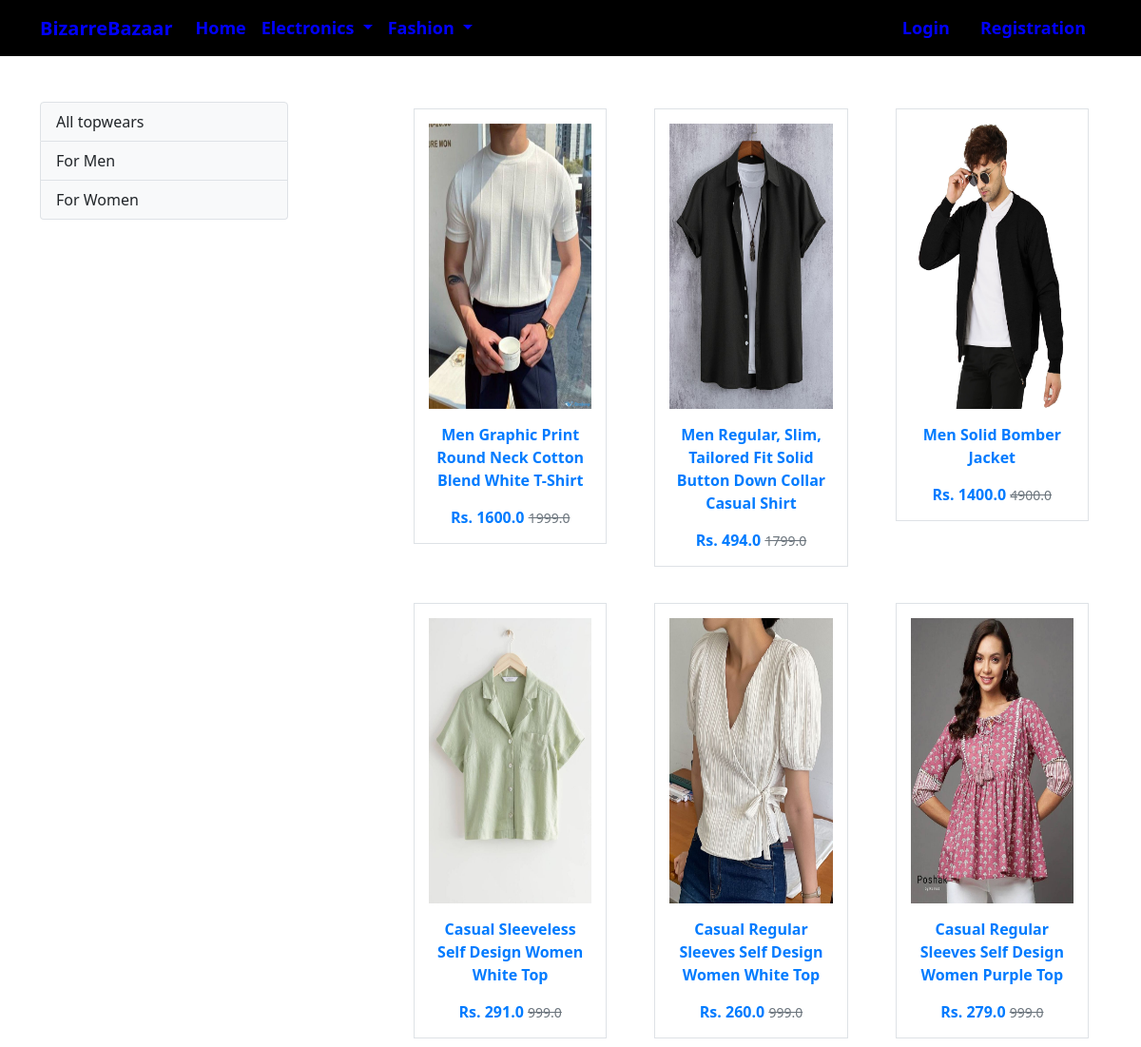
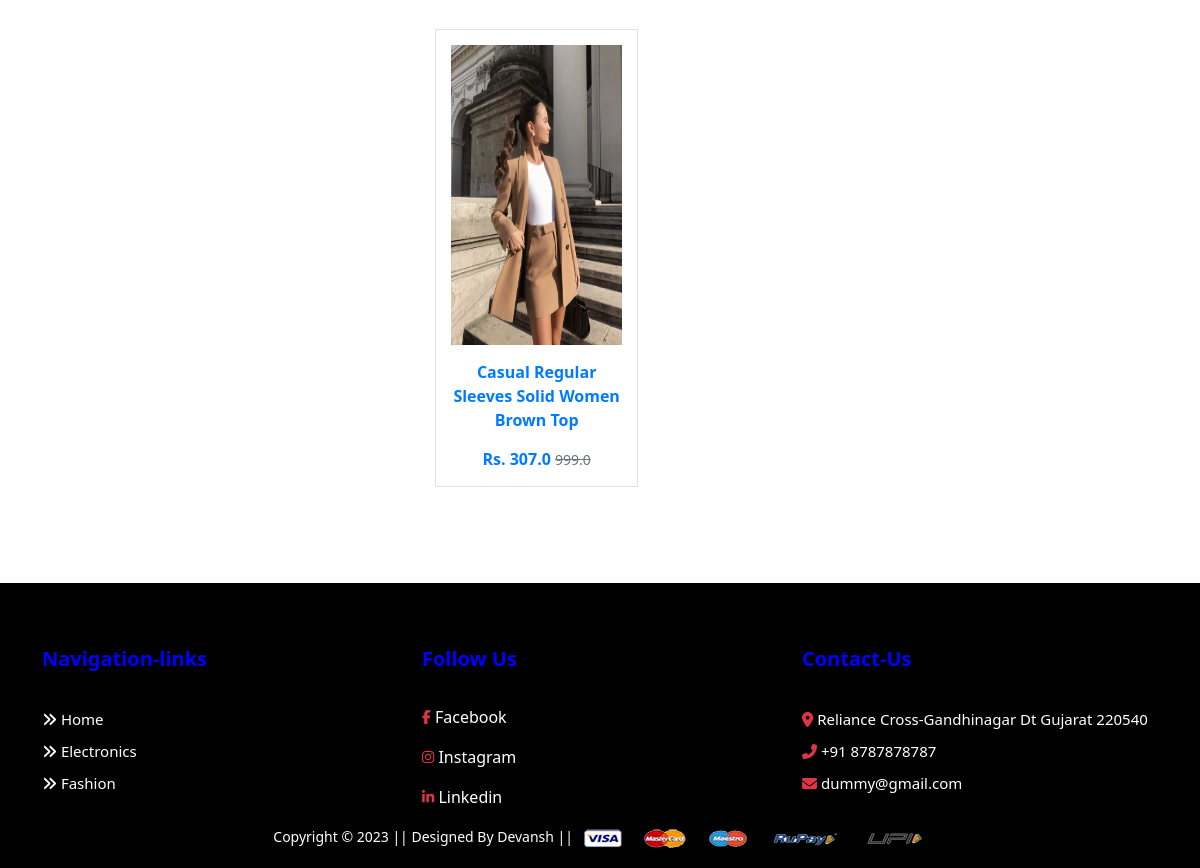
Screenshot of /topwear/ with the database file from the repository (2 pictures, top to bottom).
### app/models.py (models this page shows, shortened)
class Product(models.Model):
    title = models.CharField(max_length=100)
    selling_price = models.FloatField()
    discounted_price = models.FloatField()
    description = models.TextField()
    brand = models.CharField(max_length=100)
    category = models.CharField(choices=CATEGORY_CHOICE, max_length=2)
    product_image = models.ImageField(upload_to="")
    gender = models.CharField(choices=GENDER_CHOICES, max_length=1, blank=True, null=True)

### app/views.py (the view)
# urls.py: path('topwear/', views.topwear, name='topwear'),
def topwear(request,data=None):
    if data == None:
        topwears = Product.objects.filter(category='TW')
    elif data == 'men':
        topwears = Product.objects.filter(category='TW').filter(gender='M')
    elif data == 'women':
        topwears = Product.objects.filter(category='TW').filter(gender='F')
    return render(request, 'app/topwear.html',{'topwears':topwears})

### app/context_processors.py (called while the page is built)
def cart_count(request):
    if request.user.is_authenticated:
        cart_items = Cart.objects.filter(user=request.user)
        cart_count = cart_items.count()
    else:
        cart_count = 0
    return {'cart_count': cart_count}

### app/templates/app/topwear.html (shortened to what this page needs)
{% extends 'app/base.html' %}
{% load static %}
{% block main-content %}
<div class="container my-5">
    <div class="row">
        <div class="col-sm-3">
            <div class="list-group">
                <a href="{% url 'topwear'%}" class="list-group-item list-group-item-action" aria-current="true">All topwears</a>
                <a href="{% url 'topweardata' 'men' %}" class="list-group-item list-group-item-action" aria-current="true">For Men</a>
                <a href="{% url 'topweardata' 'women' %}" class="list-group-item list-group-item-action" aria-current="true">For Women</a>
            </div>
        </div>
        <div class="col-sm-8 offset-sm-1">
            <div class="row">
                {%for product in topwears%}
                <div class="col-sm-4 text-center mb-4">
                    <a href = "{% url 'product-detail' product.id %}" class="btn">
                    <div class="item">
                        <img src="{{product.product_image.url}}" alt="" height="300">
                        <div class="fw-bold">{{product.title}}</div>
                        <div class="fw-bold">Rs. {{product.discounted_price}}
                            <small class="fw-light text-decoration-line-through">{{product.selling_price}}</small>
                        </div>
                    </div>
                    </a>
                </div>
                {%endfor%}
            </div>
        </div>
    </div>
</div>
{% endblock main-content %}

### app/templates/app/base.html (shortened to what this page needs)
<!doctype html>
{% load static %}
<html lang="en">
  <head>
    <link href="https://cdn.jsdelivr.net/npm/bootstrap@5.0.0-beta1/dist/css/bootstrap.min.css" rel="stylesheet">
    <link rel="stylesheet" href="{% static 'app/css/owl.carousel.min.css' %}">
    <link rel="stylesheet" href="{% static 'app/css/all.min.css' %}">
    <link rel="stylesheet" href="{% static 'app/css/style.css' %}">
  </head>
  <body>
    <nav class="navbar navbar-expand-lg navbar-dark" style="background:black;">
     <div class="container" style="font-size:18px;">
       <a class="navbar-brand" style="color:blue; font-weight:600;" onmouseover="this.style.color='white'"
   onmouseout="this.style.color='blue'" href="/">BizarreBazaar</a>
       <div class="collapse navbar-collapse" id="navbarSupportedContent">
         <ul class="navbar-nav me-auto mb-2 mb-lg-0">
           <li class="nav-item">
             <a class="nav-link active" style="color:blue; font-weight:600;" onmouseover="this.style.color='white'"
   onmouseout="this.style.color='blue'" aria-current="page" href="/">Home</a>
           </li>
           <li class="nav-item dropdown">
             <a class="nav-link dropdown-toggle" style="color:blue;font-weight:600;"onmouseover="this.style.color='white'"
   onmouseout="this.style.color='blue'" href="#" id="electronicsDropdown" role="button" data-bs-toggle="dropdown" aria-expanded="false">
               Electronics
             </a>
           </li>
           <li class="nav-item dropdown">
             <a class="nav-link dropdown-toggle" style="color:blue;font-weight:600;" onmouseover="this.style.color='white'"
   onmouseout="this.style.color='blue'" href="#" id="fashionDropdown" role="button" data-bs-toggle="dropdown" aria-expanded="false">
               Fashion
             </a>
           </li>
         </ul>
         <div>
          <ul class="navbar-nav  me-auto mb-2 mb-lg-0">
            {%if request.user.is_authenticated %}
           <li class="nav-item dropdown mx-2">
              <a class="nav-link dropdown-toggle" style="color:blue;font-weight:600;text-transform: capitalize;" onmouseover="this.style.color='white'"
   onmouseout="this.style.color='blue'" href="#" id="profileDropdown" role="button" data-bs-toggle="dropdown" aria-expanded="false">
                {{user.username}}
              </a>
              <ul class="dropdown-menu" aria-labelledby="profileDropdown">
                <li><a class="dropdown-item" href="{% url 'profile' %}">Profile</a></li>
                <li><a class="dropdown-item" href="{% url 'orders' %}">Orders</a></li>
                <li><a class="dropdown-item" href="{% url 'passwordchange' %}">Change Password</a></li>
                <li><a class="dropdown-item" id="logout-link" href="{%url 'logout'%}">Logout</a></li>
              </ul>
            </li>
            <li class="nav-item mx-2">
             <a href="{% url 'showcart' %}" class="nav-link" style="color:blue;font-weight:600;" onmouseover="this.style.color='white'"
   onmouseout="this.style.color='blue'"><span class="badge bg-danger">{{cart_count}}</span> Cart </a>
            </li>
            {%else%}
            <li class="nav-item mx-2">
             <a href="{% url 'login' %}" class="nav-link" style="color:blue;font-weight:600;"onmouseover="this.style.color='white'"
   onmouseout="this.style.color='blue'">Login</a>
            </li>
            <li class="nav-item mx-2">
             <a href="{% url 'customerregistration' %}" class="nav-link" style="color:blue;font-weight:600;"onmouseover="this.style.color='white'"
   onmouseout="this.style.color='blue'" >Registration</a>
            </li>
            {%endif%}
          </ul>
         </div>
       </div>
     </div>
    </nav>
    {% block main-content %} {% endblock main-content %}
    <footer id="footer" class="footer" style="padding-bottom:20px;">
      <div class="container">
        <div class="row">
            <div class="col-md-4">
                <div class="useful-link">
                    <h2 style="color: blue;">Navigation-links</h2>
                    <div class="use-links">
                        <li><a href="/home"><i class="fa-solid fa-angles-right"></i> Home</a></li>
                        <li><a href="/mobile"><i class="fa-solid fa-angles-right"></i> Electronics</a></li>
                        <li><a href="/topwear"><i class="fa-solid fa-angles-right"></i> Fashion</a></li>
                    </div>
                </div>
            </div>
            <div class="col-md-4">
              <div class="social-links">
                <h2 style="color: blue;">Follow Us</h2>
                <div class="social-icons" style="font-weight: 500;">
                  <li><a href=""><i class="fab fa-facebook-f fa-sm text-danger"></i> Facebook</a></li>
                  <li><a href=""><i class="fab fa-instagram fa-sm text-danger"></i> Instagram</a></li>
                  <li><a href=""><i class="fab fa-linkedin-in fa-sm text-danger"></i> Linkedin</a></li>
                </div>
              </div>
            </div>
            <div class="col-md-4">
              <div class="address">
                  <h2 style="color: blue;">Contact-Us</h2>
                  <div class="address-links" style="font-weight: 500;">
                    <li><a href=""><i class="fas fa-map-marker-alt text-danger"></i> Reliance Cross-Gandhinagar Dt Gujarat 220540</a></li>
                    <li><a href=""><i class="fas fa-phone-alt text-danger"></i> +91 8787878787</a></li>
                    <li><a href=""><i class="fas fa-envelope text-danger"></i> dummy@gmail.com</a></li>
                  </div>
              </div>
            </div>
          </div>
        </div>
       <div class="container text-center" style="width: 100%;font-weight:800px; margin-top:15px;">
          <small class="text-white" style="margin-bottom:50px;">Copyright &copy; 2023 || Designed By Devansh || </small>
          <img src="{% static 'app/images/payment.png' %}" alt="" srcset="" class="img-fluid" height="5px">
      </div>
    </footer>
  </body>
  <link rel="stylesheet" href="https://cdnjs.cloudflare.com/ajax/libs/font-awesome/5.15.4/css/all.min.css" />
</html>

### app/templates/app/base.html (style rules this page uses)
* { -webkit-box-sizing:border-box; -moz-box-sizing:border-box; -o-box-sizing:border-box; -ms-box-sizing:border-box; box-sizing:border-box; }
body { background: #fff; max-width:1920px; margin:0 auto; overflow-x:hidden; }
#footer { margin-top:65px; padding-top: 4rem; padding-bottom: 0px; background-color: black; }
.social-links h2 { font-size: 20px; font-weight: 600; }
.social-icons { display: flex; flex-direction: column; gap: 1rem; }
.social-icons a { color: #ffffff; }
li { list-style: none; }
.useful-link h2 { font-size: 20px; font-weight: 600; }
.use-links { line-height: 32px; }
.use-links li a { color: #303030; font-size: 15px; font-weight: 500; color: #ffffff; }
.address h2 { font-size: 20px; font-weight: 600; }
.address-links li a { color: #3e49e2; font-size: 15px; font-weight: 500; color: #ffffff; text-decoration: none; }
.use-links li a { text-decoration:none; }
.social-links li a { text-decoration:none; }
.address-links { line-height: 32px; color: #ffffff; }

### app/templates/app/topwear.html (style rules this page uses)
.list-group { margin-bottom: 20px; }
.list-group-item { background-color: #f8f9fa; border-color: #dee2e6; color: #212529; transition: background-color 0.3s ease; }
.item { border: 1px solid #dee2e6; padding: 15px; background-color: #fff; transition: box-shadow 0.3s ease; }
.item img { max-width: 100%; }
.item .fw-bold { margin-top: 15px; color: #007bff; }
.item small { color: #6c757d; }

### rows the page displays
Product: product_image (picture), title "Men Graphic Print Round Neck Cotton Blend White T-Shirt", discounted_price "1600.0", selling_price "1999.0"
Product: product_image (picture), title "Men Regular, Slim, Tailored Fit Solid Button Down Collar Casual Shirt", discounted_price "494.0", selling_price "1799.0"
Product: product_image (picture), title "Men Solid Bomber Jacket", discounted_price "1400.0", selling_price "4900.0"
Product: product_image (picture), title "Casual Sleeveless Self Design Women White Top", discounted_price "291.0", selling_price "999.0"
Product: product_image (picture), title "Casual Regular Sleeves Self Design Women White Top", discounted_price "260.0", selling_price "999.0"
Product: product_image (picture), title "Casual Regular Sleeves Self Design Women Purple Top", discounted_price "279.0", selling_price "999.0"
Product: product_image (picture), title "Casual Regular Sleeves Solid Women Brown Top", discounted_price "307.0", selling_price "999.0"
